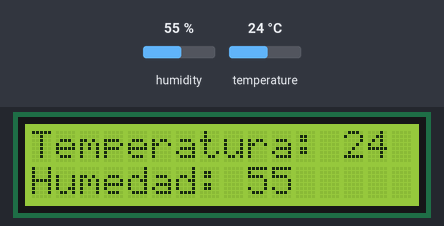
The program below on a simulated Raspberry Pi Pico running MicroPython. Parts: 16×2 character LCD. The inputs (shaded band) are chosen by the test bench; at power-on: humidity 55 %, temperature 24 °C. Library files of the repository ran but are not shown: esp8266_i2c_lcd.py; what the program prints to the serial console is not drawn.

Above: at 5.7 s.
5.8 s: humidity set to 22 %
At 7.6 s:
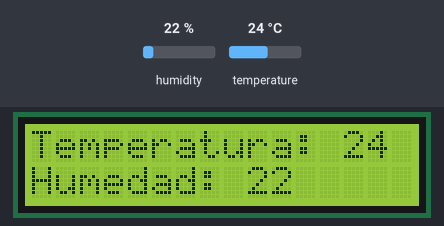
8.9 s: temperature set to 12 °C
At 10.7 s:
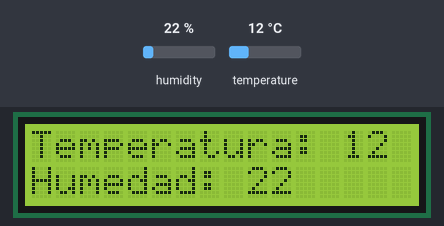
12.0 s: humidity set to 40 %
At 14.6 s:
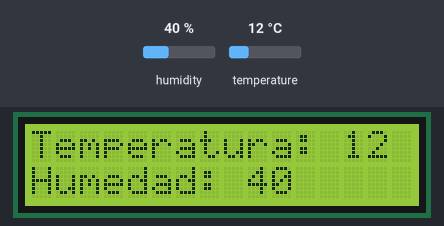
15.1 s: temperature set to 19 °C
At 16.5 s:
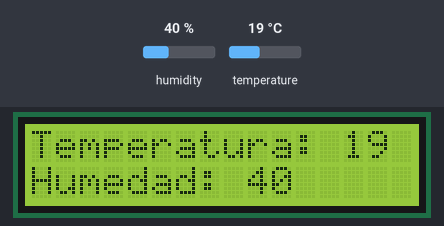
Timing chart, 0 to 18.1 s (numbered marks = the images above; inputs shaded):
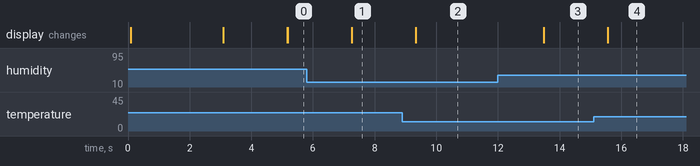

The program:

main.py
```python
import dht
import machine
import time
global temp
global hum
from time import sleep_ms, ticks_ms
from machine import I2C, Pin
from esp8266_i2c_lcd import I2cLcd


d = dht.DHT11(machine.Pin(4))

# The PCF8574 has a jumper selectable address: 0x20 - 0x27
DEFAULT_I2C_ADDR = 0x27

def test_main():
    print("Running test_main")
    i2c = I2C(0, scl=Pin(1), sda=Pin(0), freq=100000)
    lcd = I2cLcd(i2c, DEFAULT_I2C_ADDR, 2, 16)
    lcd.putstr("It Works!\nSecond Line")
    sleep_ms(3000)
    lcd.clear()
    count = 0
    while True:
        time.sleep(2)
        d.measure()
        temp = d.temperature()
        hum = d.humidity()
        lcd.move_to(0, 0)
        lcd.putstr(f"Temperatura: {temp}\nHumedad: {hum}")
#if __name__ == "__main__":
test_main()
```

Measured:
- after the input at 5.8 s, the display: changes after 1.5 s (image 1)
- after the input at 8.9 s, the display: changes after 0.43 s (image 2)
- after the input at 12.0 s, the display: changes after 1.5 s (image 3)
- after the input at 15.1 s, the display: changes after 0.46 s (image 4)
